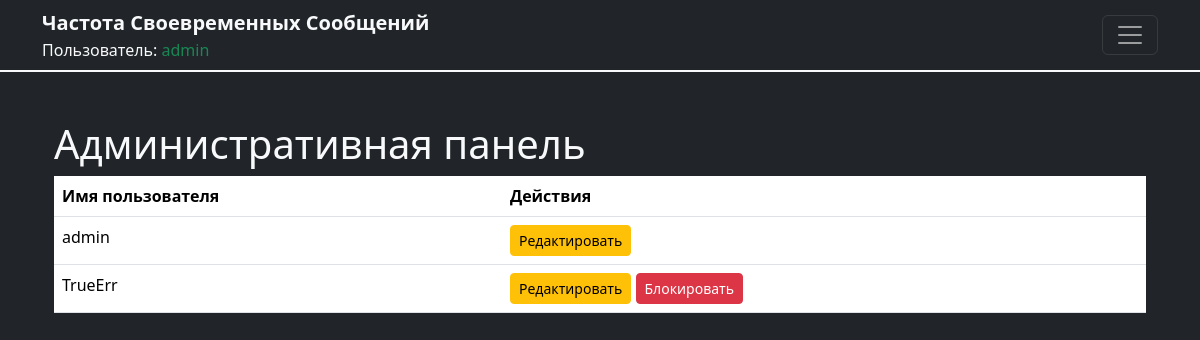
Page /admin_panel/ (signed in) on the earlier database version.
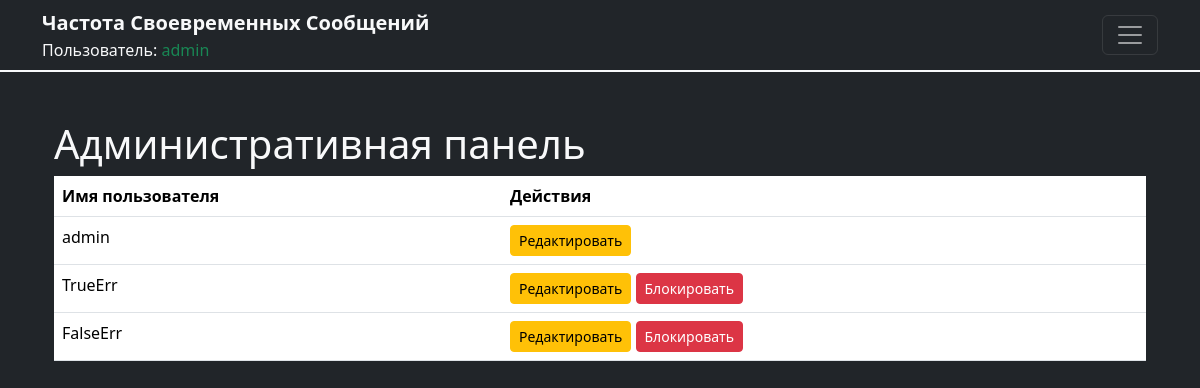
Same page on the later database version.
### users/models.py (models this page shows)
class User(AbstractUser):
    profile = models.TextField(blank=True)
    is_blocked = models.BooleanField(default=False)
    is_muted = models.BooleanField(default=False)
    block_until = models.DateTimeField(null=True, blank=True)
    mute_until = models.DateTimeField(null=True, blank=True)

### users/views.py (the view)
# urls.py: path('admin_panel/', views.admin_panel, name='admin_panel'),
@login_required
def admin_panel(request):
    if not request.user.is_staff:
        return redirect('profile', username=request.user.username)
    users = User.objects.all()
    return render(request, 'admin_panel.html', {'users': users})

### templates/admin_panel.html
{% extends 'base.html' %}
{% block content %}
<div class="container mt-5">
  <h1>Административная панель</h1>
  <table class="table">
    <thead>
      <tr>
        <th>Имя пользователя</th>
        <th>Действия</th>
      </tr>
    </thead>
    <tbody>
      {% for user in users %}
      <tr>
        <td>{{ user.username }}</td>
        <td>
          {% if not user.is_staff %}
            <a href="{% url 'edit_user' user.id %}" class="btn btn-warning btn-sm">Редактировать</a>
            {% if user.is_active %}
              <a href="{% url 'block_user' user.id %}" class="btn btn-danger btn-sm">Блокировать</a>
            {% else %}
              <a href="{% url 'unblock_user' user.id %}" class="btn btn-success btn-sm">Разблокировать</a>
            {% endif %}
          {% else %}
            <a href="{% url 'edit_profile' %}" class="btn btn-warning btn-sm">Редактировать</a>
          {% endif %}
        </td>
      </tr>
      {% endfor %}
    </tbody>
  </table>
</div>
{% endblock %}

### templates/base.html (shortened to what this page needs)
{% load static %}
<!doctype html>
<html lang="ru">
<head>
  <link href="https://cdn.jsdelivr.net/npm/bootstrap@5.3.3/dist/css/bootstrap.min.css" rel="stylesheet"
>
  <link rel="stylesheet" href="{% static 'css/style.css' %}">
</head>
<body class="bg-dark text-light">
  <header class="header">
    <nav class="navbar navbar-dark bg-dark border-bottom border-2 border-light">
      <div class="container">
        <div>
          <a class="text-logo-FTM text-decoration-none text-light fs-5 fw-bold" href="{% url 'home' %}">Частота Своевременных Сообщений</a>
          <div class="">
            <span class="text-light">Пользователь:</span>
            {% if user.is_authenticated %}
              <a class="text-decoration-none text-success" href="{% url 'profile' user.username %}">{{ user }}</a>
            {% else %}
              <span class="text-danger">не авторизирован</span>
            {% endif %}
          </div>
        </div>
        <button class="navbar-toggler " type="button" data-bs-toggle="offcanvas" data-bs-target="#offcanvasDarkNavbar" aria-controls="offcanvasDarkNavbar" aria-label="Переключить навигацию">
          <span class="navbar-toggler-icon"></span>
        </button>
      </div>
    </nav>
  </header>
  <div class="container mt-3">
    {% block content %}
    {% endblock %}
  </div>
</body>
</html>

Differences in the rows shown:
added User: username "FalseErr", is_staff "Редактировать"
